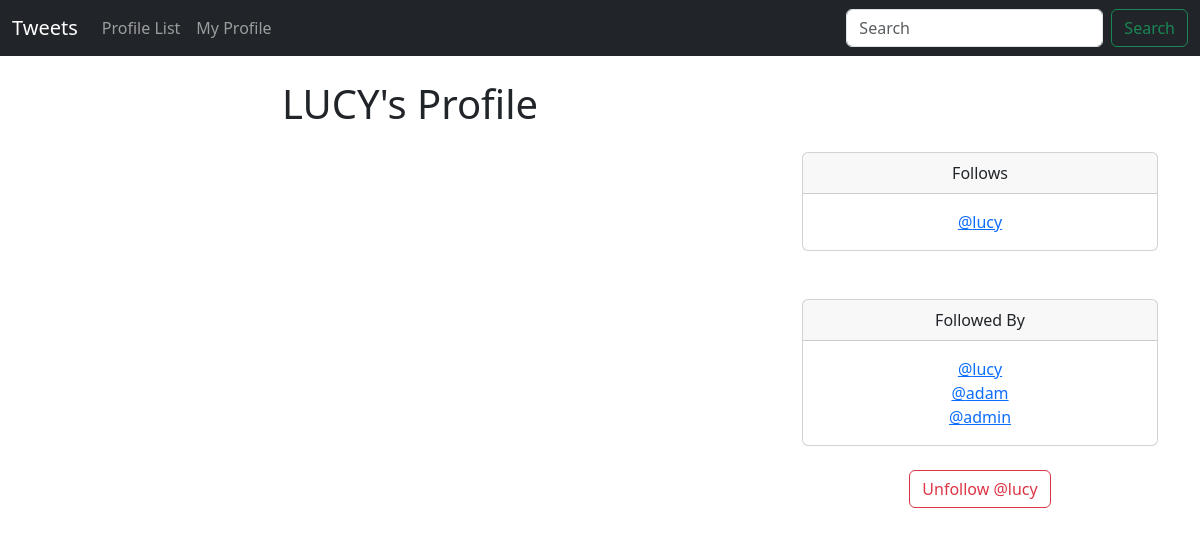
The app's page /profile/5 (signed in) with its own data.
### tweet/models.py (models this page shows)
class Profile(models.Model):
    user = models.OneToOneField(User, on_delete=models.CASCADE)
    follows = models.ManyToManyField(
        "self",
        related_name="followed_by",
        symmetrical=False,
        blank=True
    )
    date_modified = models.DateTimeField(User, auto_now=True)
    def __str__(self):
        return self.user.username

### tweet/views.py (the view, shortened to what this page needs)
# urls.py: path('profile/<int:pk>',views.profile, name='profile'),
def profile(request,pk):
    if request.user.is_authenticated:
        profiles = Profile.objects.get(user__id=pk)
        tweets = Tweet.objects.filter(user__id=pk)
        return render(request,'tweet/profile.html',{'profiles':profiles,'tweets':tweets})
    else:
        messages.warning(request,"You must be loggedin to continue...")
        return redirect('home')

### templates/tweet/profile.html (shortened to what this page needs)
{% extends 'base.html' %}
{% block content %}
{% if profiles %}
    <div class="container text-center">
        <div class="row">
            <div class="col-8">
                <h1>{{profiles.user.username|upper}}'s Profile</h1>
                <br>
            </div>
            <div class="col-4">
                <br><br><br>
                <div class="card">
                    <div class="card-header">
                        Follows
                    </div>
                    <div class="card-body">
                      <p class="card-text">
                        {% for profile in profiles.follows.all %}
                            <a href="{% url 'profile' profile.user.id %}">@{{profile}}</a>
                            <br>
                        {% endfor %}
                      </p>
                    </div>
                </div>
                <br><br>
                <div class="card">
                    <div class="card-header">
                        Followed By
                    </div>
                    <div class="card-body">
                      <p class="card-text">
                        {% for profile in profiles.followed_by.all %}
                            <a href="{% url 'profile' profile.user.id %}">@{{profile}}</a>
                            <br>
                        {% endfor %}
                      </p>
                    </div>
                </div>
                <br>
                <form method="post">
                    {% if profiles in request.user.profile.follows.all %}
                        <button class="btn btn-outline-danger" name="follow" value="unfollow" type="submit">Unfollow @{{profiles.user.username}}</button>
                    {% else %}
                        <button class="btn btn-outline-success" name="follow" value="follow" type="submit">Follow @{{profiles.user.username}}</button>
                    {% endif %}
                </form>
            </div>
        </div>
    </div>
{% endif %}
{% endblock content %}

### records on screen
Profile: user.username "LUCY", user.username "lucy"
Profile: user.username "adam"
Profile: user.username "admin"
